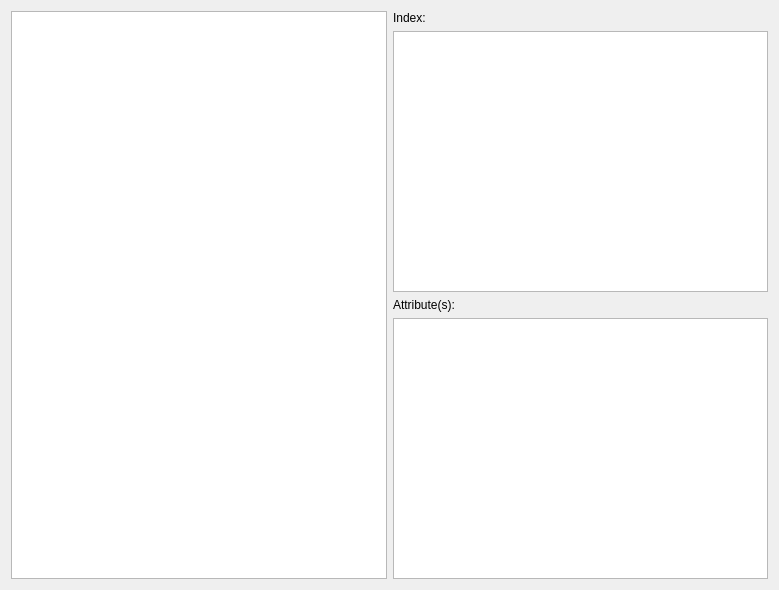
<?xml version="1.0" encoding="UTF-8"?>
<ui version="4.0">
 <class>Form</class>
 <widget class="QWidget" name="Form">
  <property name="geometry">
   <rect>
    <x>0</x>
    <y>0</y>
    <width>779</width>
    <height>590</height>
   </rect>
  </property>
  <property name="windowTitle">
   <string>Form</string>
  </property>
  <layout class="QHBoxLayout" name="horizontalLayout_3">
   <item>
    <widget class="QListWidget" name="listWidget">
     <property name="acceptDrops">
      <bool>true</bool>
     </property>
     <property name="dragEnabled">
      <bool>true</bool>
     </property>
     <property name="dragDropMode">
      <enum>QAbstractItemView::DragDrop</enum>
     </property>
     <property name="defaultDropAction">
      <enum>Qt::MoveAction</enum>
     </property>
    </widget>
   </item>
   <item>
    <layout class="QVBoxLayout" name="verticalLayout">
     <item>
      <widget class="QLabel" name="label">
       <property name="text">
        <string>Index:</string>
       </property>
      </widget>
     </item>
     <item>
      <widget class="QListWidget" name="listWidget_2">
       <property name="dragEnabled">
        <bool>true</bool>
       </property>
       <property name="dragDropMode">
        <enum>QAbstractItemView::DragDrop</enum>
       </property>
       <property name="defaultDropAction">
        <enum>Qt::MoveAction</enum>
       </property>
      </widget>
     </item>
     <item>
      <widget class="QLabel" name="label_2">
       <property name="text">
        <string>Attribute(s):</string>
       </property>
      </widget>
     </item>
     <item>
      <widget class="QTableWidget" name="tableWidget"/>
     </item>
    </layout>
   </item>
  </layout>
 </widget>
 <resources/>
 <connections/>
</ui>
